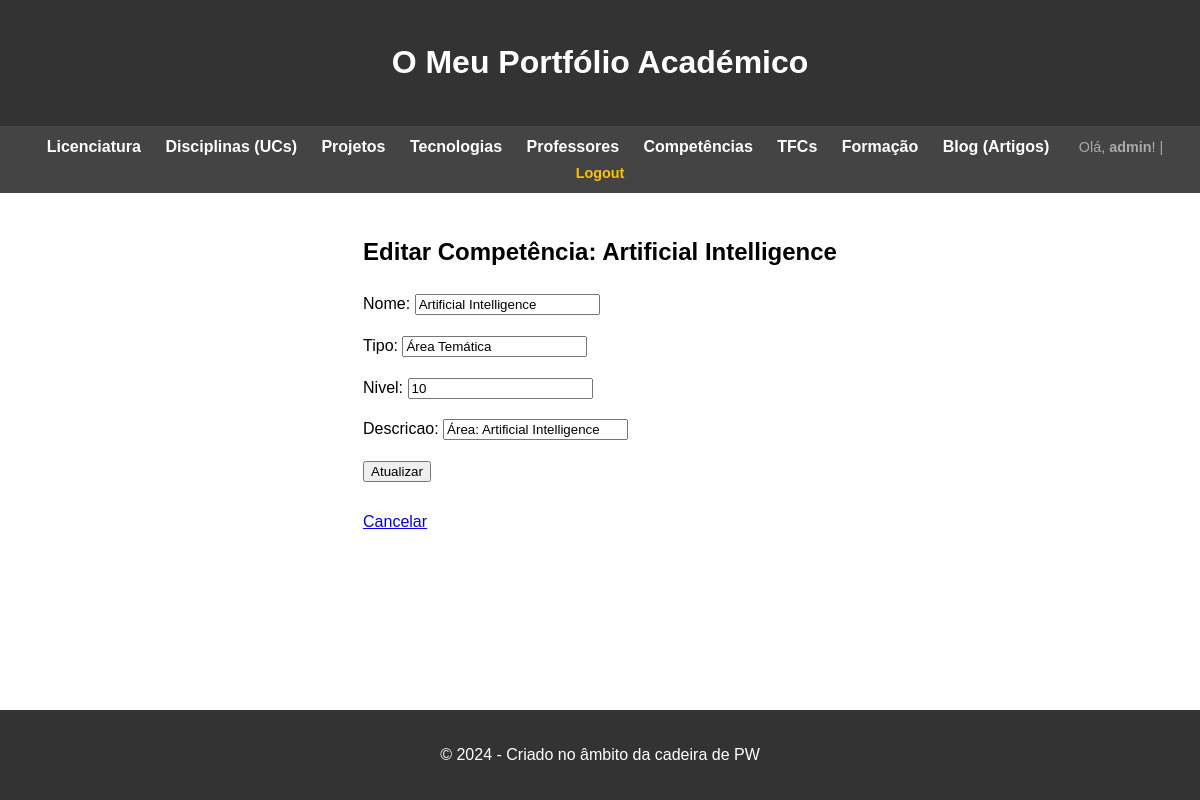
/portfolio/competencia/edita/1/ (signed in), run on the app's committed database.
### portfolio/models.py (models this page shows, shortened)
class Competencia(models.Model):
    nome = models.CharField(max_length=100)
    tipo = models.CharField(max_length=100)
    nivel = models.IntegerField(
        validators=[MinValueValidator(0), MaxValueValidator(10)]
    )
    descricao = models.CharField(max_length=200)

### portfolio/views.py (the view)
# urls.py: path('competencia/edita/<int:competencia_id>/', views.edita_competencia_view, name='edita_competencia'),
@login_required
def edita_competencia_view(request, competencia_id):
    competencia = get_object_or_404(Competencia, id=competencia_id)
    form = CompetenciaForm(request.POST or None, instance=competencia)
    if form.is_valid():
        form.save()
        return redirect('portfolio:competencias')
    return render(request, 'portfolio/edita_competencia.html', {'form': form, 'competencia': competencia})

### portfolio/forms.py
class CompetenciaForm(forms.ModelForm):
    class Meta:
        model = Competencia
        fields = '__all__'

### portfolio/templates/portfolio/edita_competencia.html (shortened to what this page needs)
{% extends "portfolio/base.html" %}
{% block content %}
<h2>Editar Competência: {{ competencia.nome }}</h2>
<form method="POST">
    {{ form.as_p }}
    <button type="submit">Atualizar</button>
</form>
<br><a href="{% url 'portfolio:competencias' %}">Cancelar</a>
{% endblock %}

### portfolio/templates/portfolio/base.html (shortened to what this page needs)
<!DOCTYPE html>
<html lang="pt">
<head>
</head>
<body>
    <header>
        <h1>O Meu Portfólio Académico</h1>
    </header>
    <nav>
        <a href="{% url 'portfolio:licenciatura' %}">Licenciatura</a>
        <a href="{% url 'portfolio:ucs' %}">Disciplinas (UCs)</a>
        <a href="{% url 'portfolio:projetos' %}">Projetos</a>
        <a href="{% url 'portfolio:tecnologias' %}">Tecnologias</a>
        <a href="{% url 'portfolio:professores' %}">Professores</a>
        <a href="{% url 'portfolio:competencias' %}">Competências</a>
        <a href="{% url 'portfolio:tfcs' %}">TFCs</a>
        <a href="{% url 'portfolio:formacao' %}">Formação</a>
        <a href="{% url 'artigos:lista_artigos' %}">Blog (Artigos)</a>
        <span class="auth-section">
            {% if request.user.is_authenticated %}
                Olá, <strong>{{ request.user.username }}</strong>! |
                <a href="{% url 'accounts:logout' %}">Logout</a>
            {% else %}
                <a href="{% url 'accounts:login' %}">Login</a>
            {% endif %}
        </span>
    </nav>
    <main>
        {% block content %}
        {% endblock %}
    </main>
    <footer>
        <p>&copy; 2024 - Criado no âmbito da cadeira de PW</p>
    </footer>
</body>
</html>

### portfolio/templates/portfolio/base.html (style rules this page uses)
body { font-family: Arial, sans-serif; line-height: 1.6; margin: 0; padding: 0; display: flex; flex-direction: column; min-height: 100vh; }
header { background: #333; color: #fff; padding: 1rem; text-align: center; }
nav { background: #444; padding: 0.5rem; text-align: center; }
nav a { color: white; margin: 0 10px; text-decoration: none; font-weight: bold; }
main { flex: 1; padding: 20px; max-width: 1000px; margin: 0 auto; }
footer { background: #333; color: #fff; text-align: center; padding: 1rem; margin-top: 20px; }
.auth-section { color: #aaa; font-size: 0.9rem; margin-left: 15px; }
.auth-section a { color: #ffc107; }

### data on the page
Competencia: nome "Artificial Intelligence", tipo "Área Temática", nivel "10", descricao "Área: Artificial Intelligence"

### other printed values
{{ request.user.username }} "admin"
